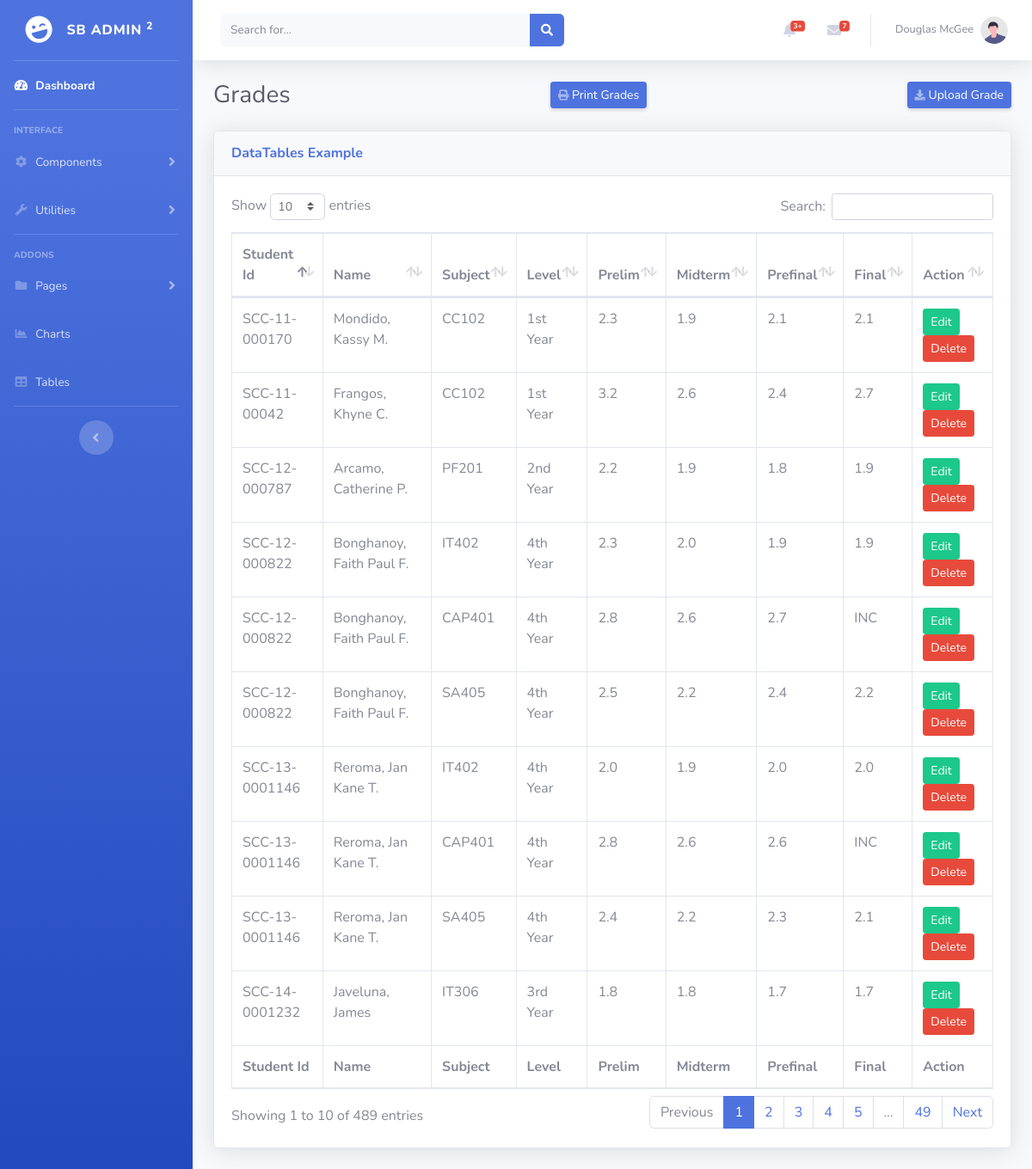
/admin/grade-table.php, run on the app's committed database.
### tables this page shows
CREATE TABLE `tbl_grades` (
  `grd_id` int(20) NOT NULL,
  `s_id` varchar(50) NOT NULL,
  `sbj_id` int(10) NOT NULL,
  `sy_id` int(10) NOT NULL,
  `sem_id` int(10) NOT NULL,
  `sec_id` int(10) NOT NULL,
  `yr_id` int(10) NOT NULL,
  `ins_id` int(10) NOT NULL,
  `prelim` varchar(10) NOT NULL,
  `midterm` varchar(10) NOT NULL,
  `prefinal` varchar(10) NOT NULL,
  `final` varchar(10) NOT NULL
);

CREATE TABLE `tbl_students` (
  `s_id` varchar(20) NOT NULL,
  `s_name` varchar(60) NOT NULL,
  `s_bdate` varchar(15) NOT NULL,
  `s_gender` varchar(10) NOT NULL,
  `s_address` longtext NOT NULL,
  `s_status` varchar(20) NOT NULL,
  `s_pass` varchar(200) NOT NULL,
  `s_email` varchar(50) NOT NULL,
  `yr_id` int(10) NOT NULL,
  `course_id` int(10) NOT NULL
);

CREATE TABLE `tbl_subject` (
  `sbj_id` int(10) NOT NULL,
  `sbj_code` varchar(20) NOT NULL,
  `sbj_desc` varchar(300) NOT NULL,
  `lab_units` int(10) NOT NULL,
  `lec_units` int(10) NOT NULL
);

CREATE TABLE `tbl_yr` (
  `yr_id` int(10) NOT NULL,
  `yr_desc` varchar(10) NOT NULL
);

### admin/grade-table.php (the view, shortened to what this page needs)
<?php
include_once '../templates/header.php';
?>
                <div class="container-fluid">
                <div class="d-sm-flex align-items-center justify-content-between mb-4">
                        <h1 class="h3 mb-0 text-gray-800">Grades</h1>
                        <a href="../print/print-filter.grade.php" class="d-none d-sm-inline-block btn btn-sm btn-primary shadow-sm"><i class="fas fa-print fa-sm text-white-50"></i> Print Grades</a>
                        <a href="../upload/upload.grade.php" class="d-none d-sm-inline-block btn btn-sm btn-primary shadow-sm"><i class="fas fa-download fa-sm text-white-50"></i> Upload Grade</a>
                    </div>
                    <div class="card shadow mb-4">
                        <div class="card-header py-3">
                            <h6 class="m-0 font-weight-bold text-primary">DataTables Example</h6>
                        </div>
                        <div class="card-body">
                            <div class="table-responsive">
                                <table class="table table-bordered" id="dataTable" width="100%" cellspacing="0">
                                    <thead>
                                        <tr>
                                        <th>Student Id</th>
                                        <th>Name</th>
                                        <th>Subject</th>
                                        <th>Level</th>
                                        <th>Prelim</th>
                                        <th>Midterm</th>
                                        <th>Prefinal</th>
                                        <th>Final</th>
                                        <th>Action</th>
                                        </tr>
                                    </thead>
                                    <tfoot>
                                        <tr>
                                        <th>Student Id</th>
                                        <th>Name</th>
                                        <th>Subject</th>
                                        <th>Level</th>
                                        <th>Prelim</th>
                                        <th>Midterm</th>
                                        <th>Prefinal</th>
                                        <th>Final</th>
                                        <th>Action</th>
                                        </tr>
                                    </tfoot>
                                    <tbody>
                                    <?php
                                        $database = new Connection();
                                        $db = $database->open();
                                        try{
                                            $sql = 'SELECT
                                            *
                                            FROM tbl_grades
                                            INNER JOIN tbl_students
                                            ON tbl_grades.s_id=tbl_students.s_id
                                            INNER JOIN tbl_subject
                                            ON tbl_grades.sbj_id=tbl_subject.sbj_id
                                            INNER JOIN tbl_yr
                                            ON tbl_students.yr_id=tbl_yr.yr_id
                                            ORDER BY tbl_students.s_name ASC';
                                            foreach ($db->query($sql) as $row) {
                                                ?>
                                                <tr>
                                                    <td><?php echo $row["s_id"]?></td>
                                                    <td><?php echo $row["s_name"]?></td>
                                                    <td><?php echo $row["sbj_code"]?></td>
                                                    <td><?php echo $row["yr_desc"]?></td>
                                                    <td><?php echo $row["prelim"]?></td>
                                                    <td><?php echo $row["midterm"] ?></td>
                                                    <td><?php echo $row["prefinal"] ?></td>
                                                    <td><?php echo $row["final"] ?></td>
                                                    <td>
                                                        <a href="#edit_<?php echo $row['s_id']; ?>" class="btn btn-success btn-sm" data-toggle="modal"><span class="glyphicon glyphicon-edit"></span> Edit</a>
                                                        <a href="#delete_<?php echo $row['s_id']; ?>" class="btn btn-danger btn-sm" data-toggle="modal"><span class="glyphicon glyphicon-trash"></span> Delete</a>
                                                    </td>
                                                </tr>
                                                <?php
                                            }
                                        }
                                        catch(PDOException $e){
                                            echo "There is some problem in connection: " . $e->getMessage();
                                        }
                                    ?>
                                    </tbody>
                                </table>
                            </div>
                        </div>
                    </div>
                </div>
<?php
include_once '../templates/footer.php';
?>

### data on the page
tbl_grades: s.s_id "SCC-12-000787", s.s_name "Arcamo, Catherine P.", sbj.sbj_code "PF201", yr.yr_desc "2nd Year", prelim "2.2", midterm "1.9", prefinal "1.8", final "1.9"
tbl_grades: s.s_id "SCC-12-000822", s.s_name "Bonghanoy, Faith Paul F.", sbj.sbj_code "IT402", yr.yr_desc "4th Year", prelim "2.3", midterm "2.0", prefinal "1.9", final "1.9"
tbl_grades: s.s_id "SCC-12-000822", s.s_name "Bonghanoy, Faith Paul F.", sbj.sbj_code "CAP401", yr.yr_desc "4th Year", prelim "2.8", midterm "2.6", prefinal "2.7", final "INC"
tbl_grades: s.s_id "SCC-12-000822", s.s_name "Bonghanoy, Faith Paul F.", sbj.sbj_code "SA405", yr.yr_desc "4th Year", prelim "2.5", midterm "2.2", prefinal "2.4", final "2.2"
tbl_grades: s.s_id "SCC-11-00042", s.s_name "Frangos, Khyne C.", sbj.sbj_code "CC102", yr.yr_desc "1st Year", prelim "3.2", midterm "2.6", prefinal "2.4", final "2.7"
tbl_grades: s.s_id "SCC-14-0001232", s.s_name "Javeluna, James", sbj.sbj_code "IT306", yr.yr_desc "3rd Year", prelim "1.8", midterm "1.8", prefinal "1.7", final "1.7"
tbl_grades: s.s_id "SCC-11-000170", s.s_name "Mondido, Kassy M.", sbj.sbj_code "CC102", yr.yr_desc "1st Year", prelim "2.3", midterm "1.9", prefinal "2.1", final "2.1"
tbl_grades: s.s_id "SCC-13-0001146", s.s_name "Reroma, Jan Kane T.", sbj.sbj_code "IT402", yr.yr_desc "4th Year", prelim "2.0", midterm "1.9", prefinal "2.0", final "2.0"
tbl_grades: s.s_id "SCC-13-0001146", s.s_name "Reroma, Jan Kane T.", sbj.sbj_code "CAP401", yr.yr_desc "4th Year", prelim "2.8", midterm "2.6", prefinal "2.6", final "INC"
tbl_grades: s.s_id "SCC-13-0001146", s.s_name "Reroma, Jan Kane T.", sbj.sbj_code "SA405", yr.yr_desc "4th Year", prelim "2.4", midterm "2.2", prefinal "2.3", final "2.1"
